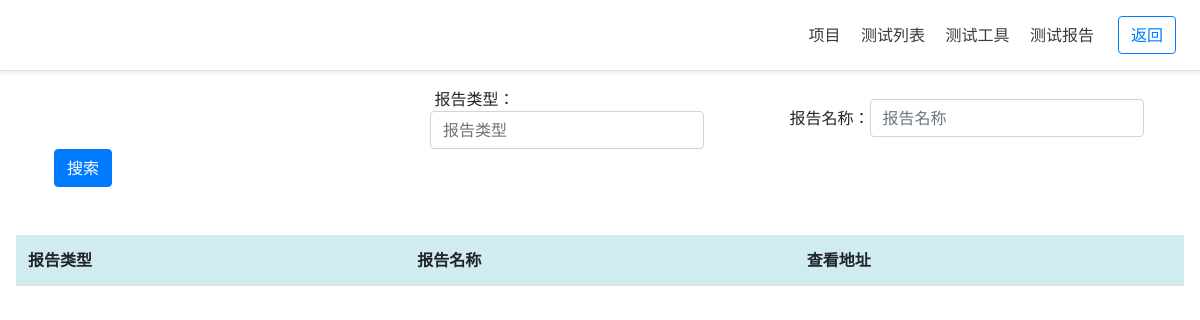
Page /Dcc/case_report/ on the earlier database version.
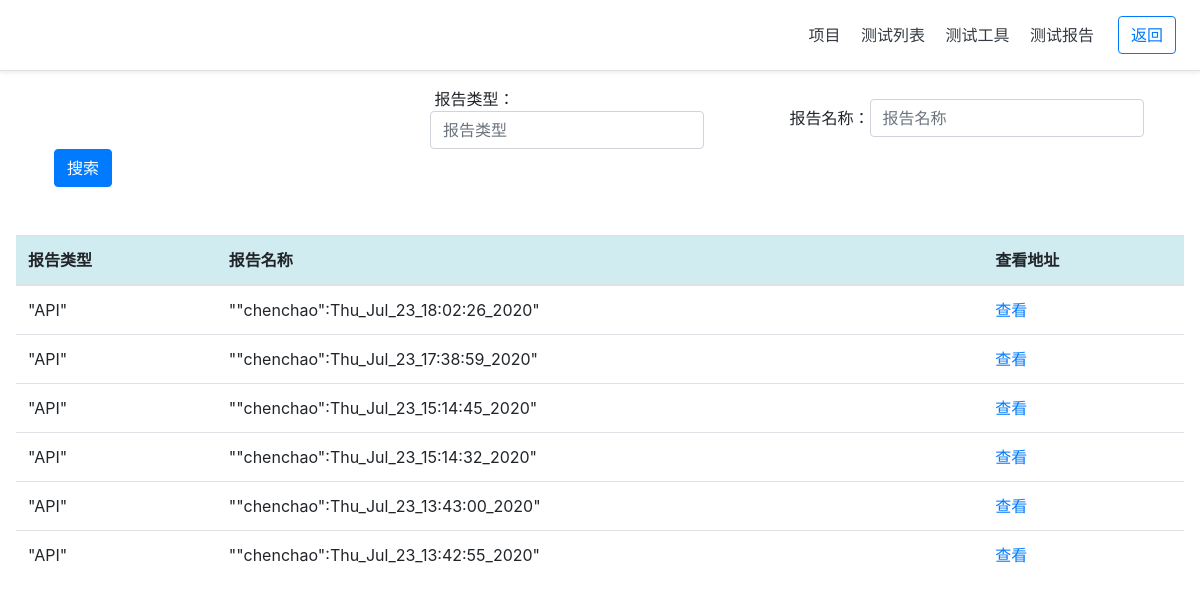
Same page on the later database version.
### Dcc/models.py (models this page shows, shortened)
class reportlist(models.Model):
    reportname = models.CharField(max_length=128)
    reportclass = models.CharField(max_length=128,default="")
    report = models.CharField(max_length=5000)
    report_id = models.AutoField(primary_key=True)
    c_time = models.DateTimeField(auto_now_add=True)
    class Meta:
        ordering = ["-c_time"]
        verbose_name = "测试报告"
        verbose_name_plural = "测试报告"

### Dcc/views.py (the view)
# urls.py: path('case_report/',views.case_report),
@csrf_exempt
@ensure_csrf_cookie
def case_report(request):
    caseapi_return = {
        "code": '',
        "msg": '',
        "equipment": {
        }
    }
    if request.method == 'POST':
        return HttpResponse(json.dumps("我还没写完"))
    else:
        reportlist = models.reportlist()
        report = models.reportlist.objects.all()
        for index in range(len(report)):
            caseapi_return['equipment'][index] = {
                'reportclass': report[index].reportclass,
                'reportname': report[index].reportname,
                'go': report[index].report_id
            }
        return render(request, 'Dcc/report_list.html', locals())

### Dcc/templates/Dcc/report_list.html (shortened to what this page needs)
{% load static %}
<!doctype html>
<html lang="en">
  <head>
    <link href="https://cdn.bootcss.com/twitter-bootstrap/4.3.1/css/bootstrap.min.css" rel="stylesheet">
    <link href="{% static 'login/css/login.css' %}" rel="stylesheet"/>
  </head>
  <body>
    <div class="d-flex flex-column flex-md-row align-items-center p-3 px-md-4 mb-3 bg-white border-bottom shadow-sm">
  <nav class="my-2 my-md-0 mr-md-3">
    <a class="p-2 text-dark" href="#">项目</a>
    <a class="p-2 text-dark" href="/Dcc/caseapi/">测试列表</a>
    <a class="p-2 text-dark" href="#">测试工具</a>
    <a class="p-2 text-dark" href="/Dcc/case_report/">测试报告</a>
  </nav>
  <a class="btn btn-outline-primary" href="/login/index/">返回</a>
</div>
<div class="row ">
    <div class="col-md-20  container">
        <form class="form-inline" action="/Dcc/searchreport/" method="post">
                <div class="col-4 form-group" >
                    &nbsp<label for="Item">报告类型：</label>
                    <input type="text" name="reportclasss" class="form-control class" id="reportclass" placeholder="报告类型">
                </div>
                <div class="form-group">
                    &nbsp<label for="Item">报告名称：</label>
                    <input type="text" name="reportnames" class="form-control reportname" id="reportname" placeholder="报告名称">
                </div>
                <div class="form-group">
                    &nbsp&nbsp <button type="submit" class="btn btn-primary float-right">搜索</button>
                </div>
          </form>
    </div>
</div>
    <div class="pricing-header px-3 py-3 pt-md-5 pb-md-4 mx-auto">
        <table data-table class="table table-hover">
            <thead>
             <tr bgcolor="#d1ecf1">
                 <th>报告类型</th>
                 <th>报告名称</th>
                 <th>查看地址</th>
             </tr>
            </thead>
            <tbody>
                {% for keys, row in caseapi_return.equipment.items %}
                <tr class="success api-line">
                    {% for key, value in row.items %}
                        {% if key == 'go' %}
                             <td >
                                 <a  class='editcase_id={{ value }}' href="/Dcc/case_report_index/?report_id={{ value }}" name={{ value }} report_id={{ value }}>查看</a>
                              </td>
                        {% else %}
                            <td >
                                "{{ value }}"
                            </td>
                        {% endif %}
                    {% endfor %}
                </tr> {% endfor %}
            </tbody>
           </table>
    </div>
  </body>
</html>

### login/static/login/css/login.css (style rules this page uses)
body { height: 100%; }

Differences in the rows shown:
added reportlist: row "API" "\"chenchao\":Thu_Jul_23_18:02:26_2020"
added reportlist: row "API" "\"chenchao\":Thu_Jul_23_17:38:59_2020"
added reportlist: row "API" "\"chenchao\":Thu_Jul_23_15:14:45_2020"
added reportlist: row "API" "\"chenchao\":Thu_Jul_23_15:14:32_2020"
added reportlist: row "API" "\"chenchao\":Thu_Jul_23_13:43:00_2020"
added reportlist: row "API" "\"chenchao\":Thu_Jul_23_13:42:55_2020"
Other differences:
new list line: "\" \" \" \" 查看"
